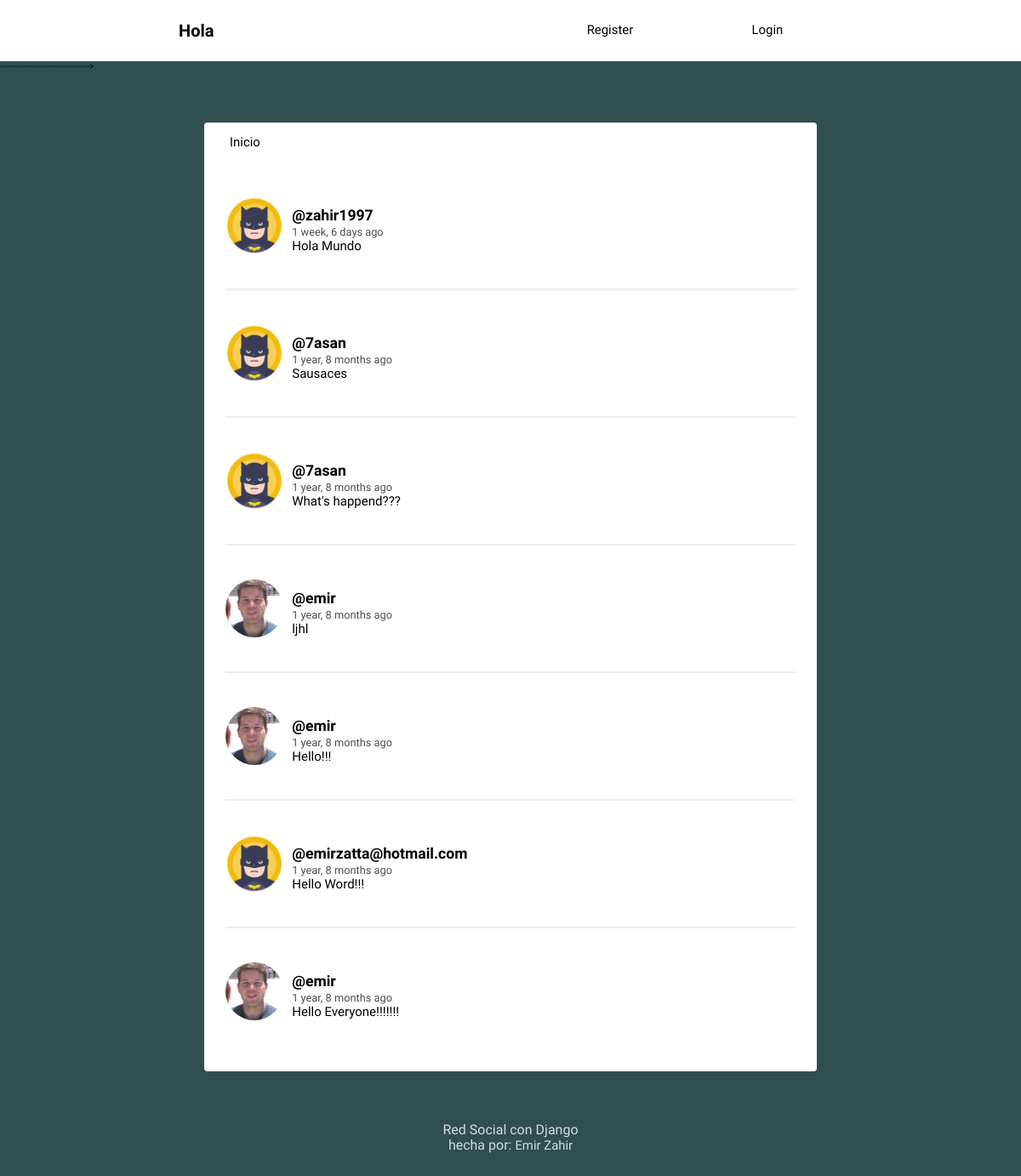
The page / on the database its author committed.
### socialApp/models.py (models this page shows, shortened)
class Posts(models.Model):
    user = models.ForeignKey(User, on_delete=models.CASCADE, related_name='posts')
    timestamp = models.DateTimeField(default=timezone.now)
    content = models.TextField()
    class Meta: #La clase meta sirve para establece el corpontamiento de la clase
        ordering = ['-timestamp']#Ordena los post de manera descendente

class Profile(models.Model):
    user = models.OneToOneField(User, on_delete=models.CASCADE)
    image = models.ImageField(default='batman.png')

### socialApp/views.py (the view)
# urls.py: path('', views.feed, name='feed'),
def feed(request):
    posts = Posts.objects.all()
    dictionary = {'posts' : posts}
    return render(request, 'socialApp/feed.html', dictionary)

### socialApp/templates/socialApp/feed.html (shortened to what this page needs)
{% extends 'socialApp/layout.html' %}
{% load humanize %} #Aca se carga la aplicación humanize instalada en settings.py
{% block content %}
{% for post in posts %}
<article>
    <div class="container-article">
        <img src="{{ post.user.profile.image.url  }}">
        <div>
            <h2 class="username"><a href="{% url 'profile' post.user.username %}">@{{ post.user.username }}</a></h2>
            <time data-time="#">{{ post.timestamp|naturaltime }}</time>
            <div class="post">{{ post.content }}</div>
        </div>
    </div>
</article>
 {% endfor %}
{% endblock %}

### socialApp/templates/socialApp/layout.html (shortened to what this page needs)
<!DOCTYPE html>
{% load static %}
<html>
<head>
	<link rel="stylesheet" type="text/css" href="{% static 'normalize.css' %}">
	<link rel="stylesheet" type="text/css" href="{% static 'style.css' %}">
</head>
<body>
	<header class="main-head">
		<nav class="main">
			<h1 id="logo">Hola</h1>
			<ul>
				{% if request.user.is_authenticated %}
				<li><a href="{% url 'logout' %}">Logout</a></li>
				{% else %}
				<li><a href="{% url 'register' %}">Register</a></li>
				<li><a href="{% url 'login' %}">Login</a></li>
				{% endif %}
			</ul>
		</nav>
	</header>
	-------------------------------------->
	<div class="main">
		<nav class="second-nav">
			<a class="feed" href="{% url 'feed' %}">Inicio</a>
		</nav>
		{% block content %}
		{% endblock content %}
	</div>
	<footer>
		<div class="row">
			<p>Red Social con Django<br>hecha por: <a href="https://www.linkedin.com/in/emir-zahir-zatta-miranda-2b1612172/">Emir Zahir</a></p>
		</div>
	</footer>
</body>
</html>

### socialApp/static/style.css (style rules this page uses)
body { background: #2F4F4F; font-size: 62.5%; font-family: 'Varela Round', Helvetica, Arial, serif; }
p { font-size: 1rem; }
img { object-fit: cover; }
.main-head { background: white; color: black; }
nav.main { min-height: 7vh; display: flex; width: 65%; margin: auto; align-items: center; padding: 0.5rem; }
nav.main ul { display: flex; flex: 1 1 40rem; justify-content: space-around; align-items: center; list-style: none; }
#logo { flex: 2 1 40rem; }
a { font-size: .93rem; text-decoration: none; color: black; }
.main { background: white; width: 60%; margin: 5% auto; border-radius: 4px; padding-bottom: 20px; }
.second-nav { display: flex; padding: 15px 30px; }
.second-nav .feed { flex: 1 1 30px; }
article { width: 93%; margin: auto; padding: 40px 0; border-bottom: 2px solid #ECEEEF; }
.username { margin-bottom: .2rem; }
.username a { font-size: 1.1rem; }
.container-article { display: flex; }
.container-article img { height: 68px; width: 68px; margin-right: 10px; border-radius: 50%; }
article:last-child { border-bottom: 0; }
time { font-size: .8rem; opacity: .7; }
.post { font-size: .94rem; }
footer { color: white; text-align: center; font-size: .875em; margin: 40px 0; }
footer p { opacity: .8; }
footer p a { color: white; }

### rows shown on the page
Posts: user.profile.image (picture), user.username "zahir1997", timestamp "1 week, 6 days ago", content "Hola Mundo"
Posts: user.profile.image (picture), user.username "7asan", timestamp "1 year, 8 months ago", content "Sausaces"
Posts: user.profile.image (picture), user.username "7asan", timestamp "1 year, 8 months ago", content "What's happend???"
Posts: user.profile.image (picture), user.username "emir", timestamp "1 year, 8 months ago", content "ljhl"
Posts: user.profile.image (picture), user.username "emir", timestamp "1 year, 8 months ago", content "Hello!!!"
Posts: user.profile.image (picture), user.username "emirzatta@hotmail.com", timestamp "1 year, 8 months ago", content "Hello Word!!!"
Posts: user.profile.image (picture), user.username "emir", timestamp "1 year, 8 months ago", content "Hello Everyone!!!!!!!"
